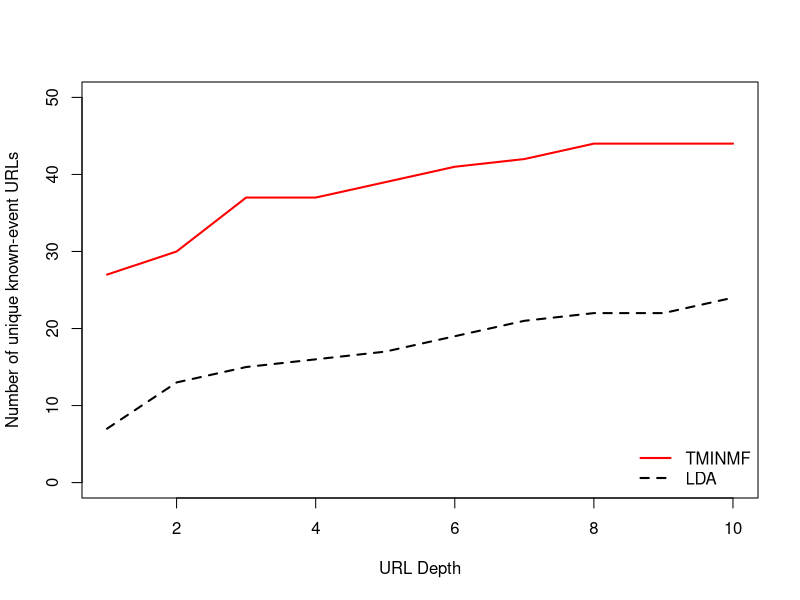
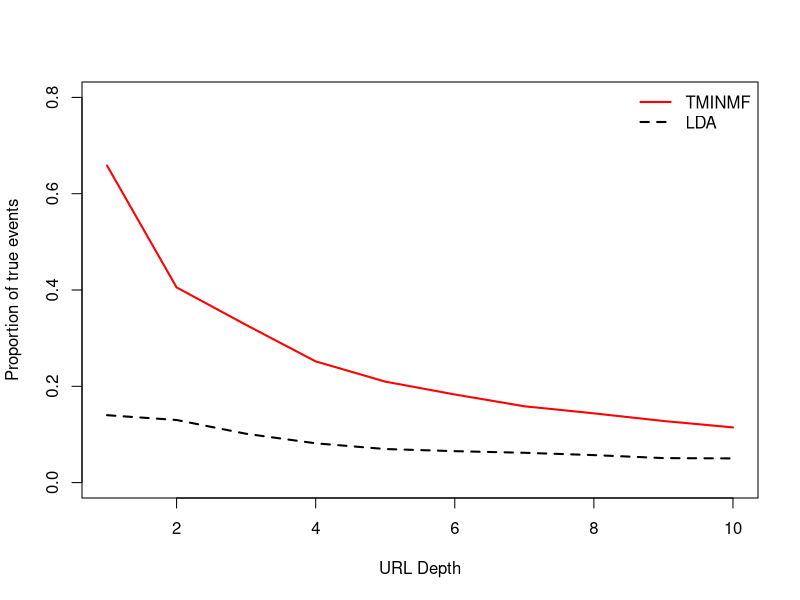

Recreate these plots in R, in order.
setwd("/Users/cwillis/dev/uiucGSLIS/sigir-2016/plots")

par(mfrow=c(1,1))
pdf("events_at_depth.pdf")
# Number of unique known-event URls at each depth
x <- seq(1:10)
lda <- c(7,13,15,16,17,19,21,22,22,24)
nmf <- c(27,30,37,37,39,41,42,44,44,44)
plot (lda ~ x, type="l", lty=2, lwd=2, xlab="URL Depth", ylab="Number of unique known-event URLs", ylim=c(0,50))
lines (nmf ~ x, lty=1, lwd=2, col="red")
legend("bottomright", c("TMINMF", "LDA"), col = c("red", "black"), lwd=2, lty=c(1,2),bty="n")
dev.off()

par(mfrow=c(1,1))
pdf("prop_at_depth.pdf")
x <- seq(1:10)
lda <- c(0.1400,0.1300, 0.1014, 0.0816, 0.0697, 0.0653, 0.0619, 0.0571, 0.0509, 0.0502)
nmf <- c(0.6585, 0.4054, 0.3274, 0.2517, 0.2097, 0.1830, 0.1585, 0.1438, 0.1279, 0.1146)
plot (lda ~ x, type="l", lty=2, lwd=2, xlab="URL Depth", ylab="Proportion of true events", ylim=c(0,0.8))
lines (nmf ~ x, lty=1, lwd=2, col="red")
legend("topright", c("TMINMF", "LDA"), col = c("red", "black"), lwd=2, lty=c(1,2),bty="n")
dev.off()
